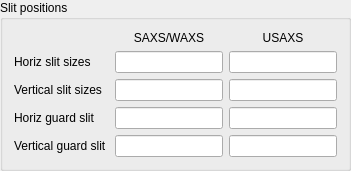
   <widget class="QGroupBox" name="groupBox_2">
    <property name="geometry">
     <rect>
      <x>0</x>
      <y>490</y>
      <width>351</width>
      <height>134</height>
     </rect>
    </property>
    <property name="title">
     <string>Slit positions</string>
    </property>
    <layout class="QGridLayout" name="gridLayout">
     <item row="0" column="1">
      <widget class="QLabel" name="label_13">
       <property name="text">
        <string>&lt;html&gt;&lt;head/&gt;&lt;body&gt;&lt;p&gt;SAXS/WAXS&lt;/p&gt;&lt;/body&gt;&lt;/html&gt;</string>
       </property>
       <property name="alignment">
        <set>Qt::AlignCenter</set>
       </property>
      </widget>
     </item>
     <item row="0" column="2">
      <widget class="QLabel" name="label_15">
       <property name="text">
        <string>&lt;html&gt;&lt;head/&gt;&lt;body&gt;&lt;p&gt;USAXS&lt;/p&gt;&lt;/body&gt;&lt;/html&gt;</string>
       </property>
       <property name="alignment">
        <set>Qt::AlignCenter</set>
       </property>
      </widget>
     </item>
     <item row="1" column="0">
      <widget class="QLabel" name="label_17">
       <property name="text">
        <string>&lt;html&gt;&lt;head/&gt;&lt;body&gt;&lt;p&gt;Horiz slit sizes&lt;/p&gt;&lt;/body&gt;&lt;/html&gt;</string>
       </property>
      </widget>
     </item>
     <item row="1" column="1">
      <widget class="caTextEntry" name="catextentry_18">
       <property name="channel" stdset="0">
        <string notr="true">9idcLAX:USAXS_Pin:Pin_hslit_ap</string>
       </property>
       <property name="background">
        <color>
         <red>115</red>
         <green>215</green>
         <blue>253</blue>
        </color>
       </property>
       <property name="colorMode">
        <enum>caLineEdit::Static</enum>
       </property>
      </widget>
     </item>
     <item row="1" column="2">
      <widget class="caTextEntry" name="catextentry_16">
       <property name="channel" stdset="0">
        <string notr="true">9idcLAX:USAXS_Pin:USAXS_hslit_ap</string>
       </property>
       <property name="background">
        <color>
         <red>115</red>
         <green>215</green>
         <blue>253</blue>
        </color>
       </property>
       <property name="colorMode">
        <enum>caLineEdit::Static</enum>
       </property>
      </widget>
     </item>
     <item row="2" column="0">
      <widget class="QLabel" name="label_12">
       <property name="text">
        <string>&lt;html&gt;&lt;head/&gt;&lt;body&gt;&lt;p&gt;Vertical slit sizes&lt;/p&gt;&lt;/body&gt;&lt;/html&gt;</string>
       </property>
      </widget>
     </item>
     <item row="2" column="1">
      <widget class="caTextEntry" name="catextentry_23">
       <property name="channel" stdset="0">
        <string notr="true">9idcLAX:USAXS_Pin:Pin_vslit_ap</string>
       </property>
       <property name="background">
        <color>
         <red>115</red>
         <green>215</green>
         <blue>253</blue>
        </color>
       </property>
       <property name="colorMode">
        <enum>caLineEdit::Static</enum>
       </property>
      </widget>
     </item>
     <item row="2" column="2">
      <widget class="caTextEntry" name="catextentry_19">
       <property name="channel" stdset="0">
        <string notr="true">9idcLAX:USAXS_Pin:USAXS_vslit_ap</string>
       </property>
       <property name="background">
        <color>
         <red>115</red>
         <green>215</green>
         <blue>253</blue>
        </color>
       </property>
       <property name="colorMode">
        <enum>caLineEdit::Static</enum>
       </property>
      </widget>
     </item>
     <item row="3" column="0">
      <widget class="QLabel" name="label_16">
       <property name="text">
        <string>&lt;html&gt;&lt;head/&gt;&lt;body&gt;&lt;p&gt;Horiz guard slit &lt;/p&gt;&lt;/body&gt;&lt;/html&gt;</string>
       </property>
      </widget>
     </item>
     <item row="3" column="1">
      <widget class="caTextEntry" name="catextentry_17">
       <property name="channel" stdset="0">
        <string notr="true">9idcLAX:USAXS_Pin:Pin_hgslit_ap</string>
       </property>
       <property name="background">
        <color>
         <red>115</red>
         <green>215</green>
         <blue>253</blue>
        </color>
       </property>
       <property name="colorMode">
        <enum>caLineEdit::Static</enum>
       </property>
      </widget>
     </item>
     <item row="3" column="2">
      <widget class="caTextEntry" name="catextentry_20">
       <property name="channel" stdset="0">
        <string notr="true">9idcLAX:USAXS_Pin:USAXS_hgslit_ap</string>
       </property>
       <property name="background">
        <color>
         <red>115</red>
         <green>215</green>
         <blue>253</blue>
        </color>
       </property>
       <property name="colorMode">
        <enum>caLineEdit::Static</enum>
       </property>
      </widget>
     </item>
     <item row="4" column="0">
      <widget class="QLabel" name="label_14">
       <property name="text">
        <string>&lt;html&gt;&lt;head/&gt;&lt;body&gt;&lt;p&gt;Vertical guard slit &lt;/p&gt;&lt;/body&gt;&lt;/html&gt;</string>
       </property>
      </widget>
     </item>
     <item row="4" column="1">
      <widget class="caTextEntry" name="catextentry_21">
       <property name="channel" stdset="0">
        <string notr="true">9idcLAX:USAXS_Pin:Pin_vgslit_ap</string>
       </property>
       <property name="background">
        <color>
         <red>115</red>
         <green>215</green>
         <blue>253</blue>
        </color>
       </property>
       <property name="colorMode">
        <enum>caLineEdit::Static</enum>
       </property>
      </widget>
     </item>
     <item row="4" column="2">
      <widget class="caTextEntry" name="catextentry_22">
       <property name="channel" stdset="0">
        <string notr="true">9idcLAX:USAXS_Pin:USAXS_vgslit_ap</string>
       </property>
       <property name="background">
        <color>
         <red>115</red>
         <green>215</green>
         <blue>253</blue>
        </color>
       </property>
       <property name="colorMode">
        <enum>caLineEdit::Static</enum>
       </property>
      </widget>
     </item>
    </layout>
   </widget>
